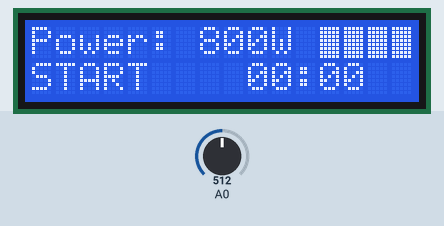
This sketch was run on a simulated Arduino Uno, built with avr-gcc and run on an emulated ATmega328P. On the bench: 16×2 character LCD. The test bench sets the inputs (shaded band); at power-on: A0 = 512.

Above: at 1.2 s.
1.3 s: A0 set to 565
At 1.61 s:
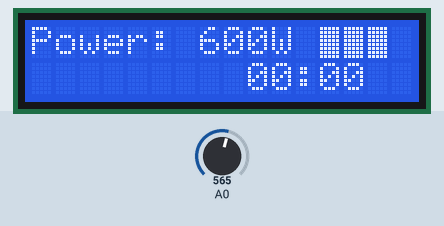
3.4 s: A0 set to 545
At 3.77 s:
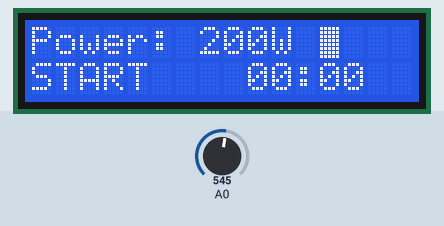
5.8 s: A0 set to 306
At 5.95 s:
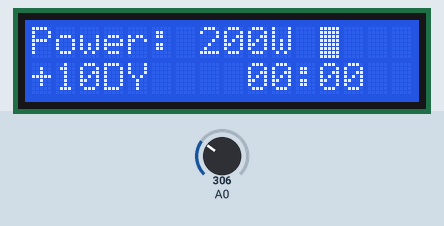
7.9 s: A0 set to 185
At 8.01 s:
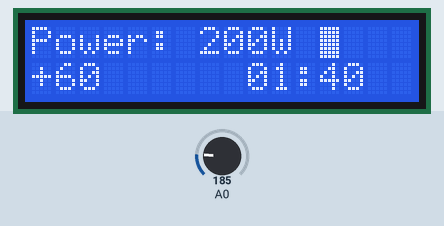
10.0 s: A0 set to 40
At 10.59 s:
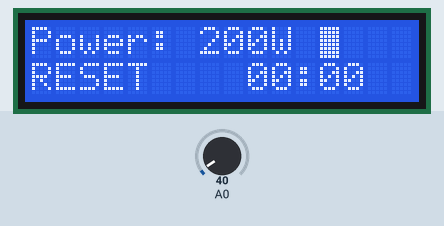
12.7 s: A0 set to 511
At 13.07 s:
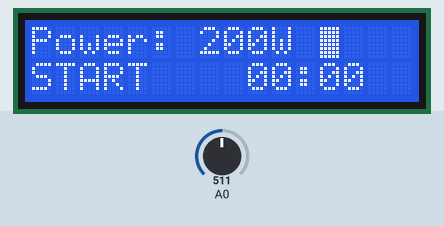

The sketch:

Microwave_Oven_LCD_display.ino
```cpp
#include <LiquidCrystal.h>
#define btnRIGHT  0
#define btnUP     1
#define btnDOWN   2
#define btnLEFT   3
#define btnSELECT 4
#define btnNONE   5
// select the pins used on the LCD panel
LiquidCrystal lcd(8, 9, 4, 5, 6, 7);

const int interval = 1000;
int btn     = 0;
int analogBtnRead  = 0;
unsigned long previousMillis = 0;
int timer = 0;
short powerMode = 3; // 800W, 600W, 350W, 200W
bool start = false;


// read the buttons
int ReadLcdButtons()
{
  analogBtnRead = analogRead(0);      // read the value from the sensor
  // my buttons when read are centered at these valies: 0, 144, 329, 504, 741
  // we add approx 50 to those values and check to see if we are close
  if (analogBtnRead > 1000) return btnNONE; // We make this the 1st option for speed reasons since it will be the most likely result

  if (analogBtnRead < 50)   return btnRIGHT;
  if (analogBtnRead < 195)  return btnUP;
  if (analogBtnRead < 380)  return btnDOWN;
  if (analogBtnRead < 555)  return btnLEFT;
  if (analogBtnRead < 790)  return btnSELECT;

  return btnNONE;  // when all others fail, return this...
}
void DisplayPowerMode()
{
  lcd.setCursor(0, 0);
  lcd.print("Power: ");
  switch (powerMode)
  {
    case 0:
      {
        lcd.print("200W ");
        lcd.print((char) 255);
        lcd.print((char) 254);
        lcd.print((char) 254);
        lcd.print((char) 254);
        break;
      }
    case 1:
      {
        lcd.print("350W ");
        lcd.print((char) 255);
        lcd.print((char) 255);
        lcd.print((char) 254);
        lcd.print((char) 254);
        break;
      }
    case 2:
      {
        lcd.print("600W ");
        lcd.print((char) 255);
        lcd.print((char) 255);
        lcd.print((char) 255);
        lcd.print((char) 254);
        break;
      }
    case 3:
      {
        lcd.print("800W ");
        lcd.print((char) 255);
        lcd.print((char) 255);
        lcd.print((char) 255);
        lcd.print((char) 255);
        break;
      }
  }

}
void DisplayTimer(int timeLeft)
{
  lcd.setCursor(9, 1);
  if (timeLeft < 600)
  {
    lcd.print("0");
    lcd.print(timeLeft / 60);
  }
  else
    lcd.print(timeLeft / 60);
  lcd.print(":");
  if (timeLeft % 60 > 9)
  {
    lcd.print(timeLeft % 60);
  }
  else
  {
    lcd.print("0");
    lcd.print(timeLeft % 60);
  }
}
void ClearCmdDisp()
{
  for (int i = 0; i < 8 ; i++)
  {
    lcd.setCursor(i, 1);
    lcd.print((char) 254);
  }
}

void setup()
{
  lcd.begin(16, 2);
  lcd.setCursor(0, 0);
}

void loop()
{
  unsigned long currentMillis = millis();
  DisplayPowerMode();
  DisplayTimer(timer);
  btn = ReadLcdButtons();
  switch (btn)
  {
    case btnRIGHT: // reset
      {
        lcd.setCursor(0, 1);
        lcd.print("RESET ");
        timer = 0;
        start = false;
        delay(200);
        ClearCmdDisp();
        break;
      }
    case btnLEFT: // start/stop
      {
        if (start == true)
        {
          lcd.setCursor(0, 1);
          lcd.print("PAUSE ");
          start = false;
        }
        else
        {
          lcd.setCursor(0, 1);
          lcd.print("START  ");
          start = true;
        }
        delay(200);
        ClearCmdDisp();
        break;
      }
    case btnUP: // +1min
      {
        lcd.setCursor(0, 1);
        lcd.print("+60    ");
        if (timer < 5939)
          timer += 60;
        else
          timer = 5999;
        delay(200);
        ClearCmdDisp();
        break;
      }
    case btnDOWN: // +10sec
      {
        lcd.setCursor(0, 1);
        lcd.print("+10");
        if (timer < 5989)
          timer += 10;
        else
          timer = 5999;
        delay(200);
        ClearCmdDisp();
        break;
      }
    case btnSELECT: // power mode
      {
        if (start == true)
          break;
        lcd.setCursor(0, 1);
        if (powerMode == 0)
          powerMode = 3;
        else
          powerMode--;
        delay(200);
        ClearCmdDisp();
        break;
      }
    case btnNONE:
      {
        break;
      }
  }
  if ((unsigned long)(currentMillis - previousMillis) >= interval && start == true && timer > 0)
  {
    previousMillis = currentMillis;
    timer--;
  }
  if (timer == 0 && start == true)
  {
    start = false;
    lcd.setCursor(0, 1);
    lcd.print("READY ");
  }
}
```

Measured:
- after the input at 3.4 s, the display: changes after 0.17 s (image 2)
- after the input at 5.8 s, the display: changes after 0.05 s (image 3)
- after the input at 7.9 s, the display: changes at once (image 4)
- after the input at 10.0 s, the display: first changes after 0.18 s (image 5 shows a later state)
- after the input at 12.7 s, the display: first differs from a run without the input after 0.17 s (image 6)
- what the display in image 2 shows lasts 0.4 s, from 3.6 s to 4.0 s
